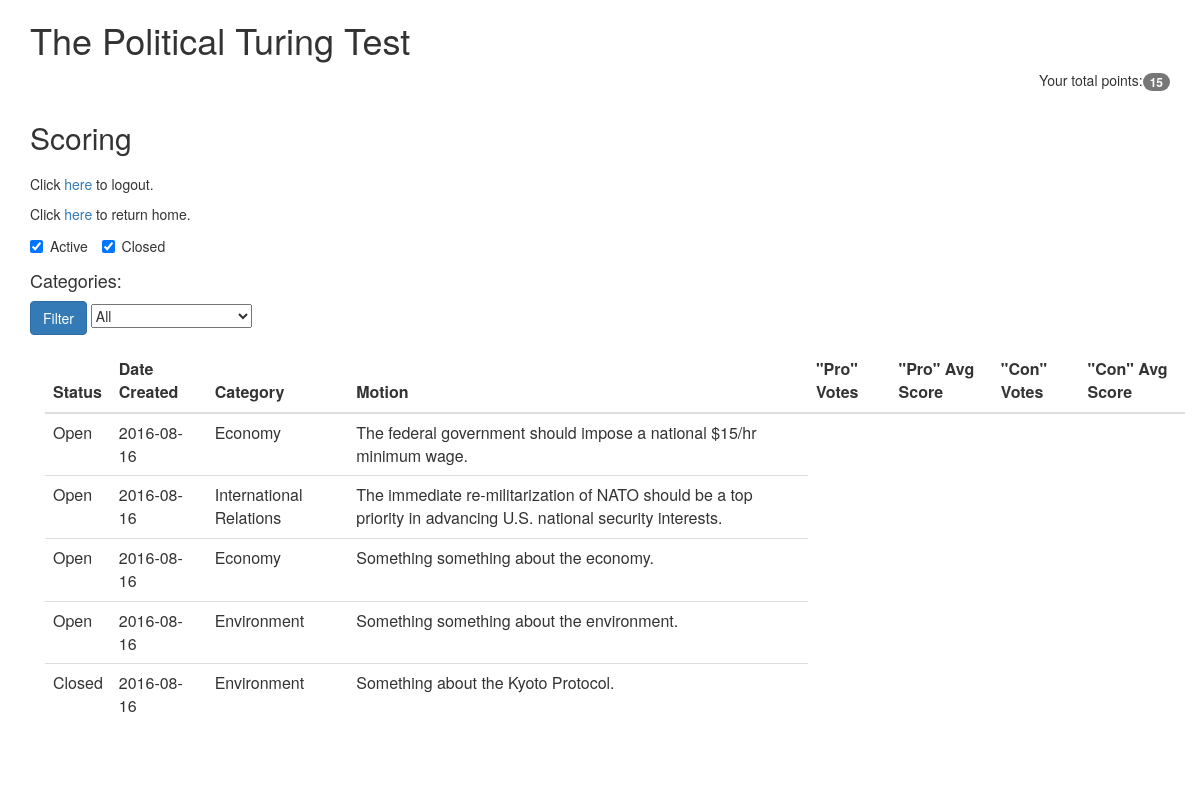
Screenshot of /scoring2 (signed in) with the database file from the repository.
### models.py (models this page shows, shortened)
class Topic(db.Model):
    __tablename__ = "topics"
    id = db.Column(db.Integer, primary_key=True)
    category = db.Column(db.String, nullable=False)
    topic = db.Column(db.String, nullable=False)
    author_id = db.Column(db.Integer, ForeignKey('users.id'))
    created_date = db.Column(db.Date, default=datetime.date.today)
    status = db.Column(db.Boolean, nullable=False)
    def return_status(self):
        if self.status == True:
            return "Open"
        else:
            return "Closed"
    def __repr__(self):
        return self.topic

### app.py (the view)
@app.route('/scoring2', methods=['GET'])
@login_required
def scoring2():
    user_points = get_user_points()
    category_filter = request.args.get('category_value', 'all')
    categories = db.session.query(Topic.category).distinct()
    user_motions = Motion.query.filter_by(user_id = session['user_id']).all()
    motion_ids = [motion.id for motion in user_motions]
    user_topics = [motion.topic_id for motion in user_motions]
    arguments = db.session.query(Argument).filter(Argument.motion_id.in_(motion_ids))
    motions = []
    for motion in user_motions:
        arguments = db.session.query(Argument).filter(Argument.motion_id == motion.id)
        topic = db.session.query(Topic).filter(Topic.id == motion.topic_id)
        motions.append([topic, arguments])
    for motion in motions:
        print "topic is...", motion[0][0]
        print "arguments are..."
        for m in motion[1]:
            print m
        print "..........."
    return render_template("scoring2.html", user_points=user_points, categories=categories, motions=motions)

### app.py (called while the page is built)
def login_required(f):
    @wraps(f)
    def wrap(*args, **kwargs):
        if 'logged_in' in session:
            return f(*args, **kwargs)
        else:
            flash('You need to login first.')
            return redirect(url_for('login'))
    return wrap

def get_user_points():
    user = User.query.filter_by(id=session['user_id'])
    return int(user[0].points)

### models.py (called while the page is built)
    def __repr__(self):
        return '<abstract {}'.format(self.abstract)

### templates/scoring2.html (shortened to what this page needs)
<html>
  <head>
    <link href="{{ url_for('static', filename='bootstrap.min.css') }}" rel="stylesheet" media="screen">
    <link rel="stylesheet" href="http://maxcdn.bootstrapcdn.com/bootstrap/3.3.5/css/bootstrap.min.css">
  </head>
  <body>
    <div class="container">
      <h1>The Political Turing Test</h1>
      {% if session['logged_in'] %}
      <p align="right">
        Your total points:<span class="badge">{{ user_points }}</span></a><br>
      </p>
      {% endif %}
    </div>
    <div class="container">
      <h2>Scoring</h2>
    </div>
    <div class="container">
    </div>
    <div class="container">
      <p>Click <a href="/logout">here</a> to logout.</p>
      <p>Click <a href="/">here</a> to return home.</p>
    </div>
    <div class="container">
      <form action="" method="get">
        <div class="form-group">
          <label class="checkbox-inline active"><input type="checkbox" value="active" checked="checked" name="choice">Active</label>
          <label class="checkbox-inline active"><input type="checkbox" value="closed" checked="checked" name="choice">Closed</label>
        </div>
        <h4>Categories:</h4>
        <div class="form-group">
          <button class="btn btn-primary" type="submit">Filter</button>
          <select name="category_value">
            <option value="all">All</option>
          </select>
        </div>
        <div class="container">
          <table class="table table-hover">
            <thead>
              <tr>
                <th>Status</th>
                <th>Date Created</th>
                <th>Category</th>
                <th>Motion</th>
                <th>"Pro" Votes</th>
                <th>"Pro" Avg Score</th>
                <th>"Con" Votes</th>
                <th>"Con" Avg Score</th>
             </tr>
            </thead>
            <tbody>
            {% for motion in motions %}
              <tr data-toggle="collapse" data-target="{{ motion[0][0].id }}accordion" data-parent="#account-table">
                <td>{{ motion[0][0].return_status() }}</td>
                <td>{{ motion[0][0].created_date }}</td>
                <td>{{ motion[0][0].category }}</td>
                <td>{{ motion[0][0].topic }}</td>
              </tr>
            {% endfor %}
            </tbody>
          </table>
        </div>
      </form>
    </div>
  </body>
</html>

### rows the page displays
Topic: status "Open", created_date "2016-08-16", category "Economy", topic "The federal government should impose a national $15/hr minimum wage."
Topic: status "Open", created_date "2016-08-16", category "International Relations", topic "The immediate re-militarization of NATO should be a top priority in advancing U.S. national security interests."
Topic: status "Open", created_date "2016-08-16", category "Economy", topic "Something something about the economy."
Topic: status "Open", created_date "2016-08-16", category "Environment", topic "Something something about the environment."
Topic: status "Closed", created_date "2016-08-16", category "Environment", topic "Something about the Kyoto Protocol."

### other values shown
{{ user_points }} "15"
